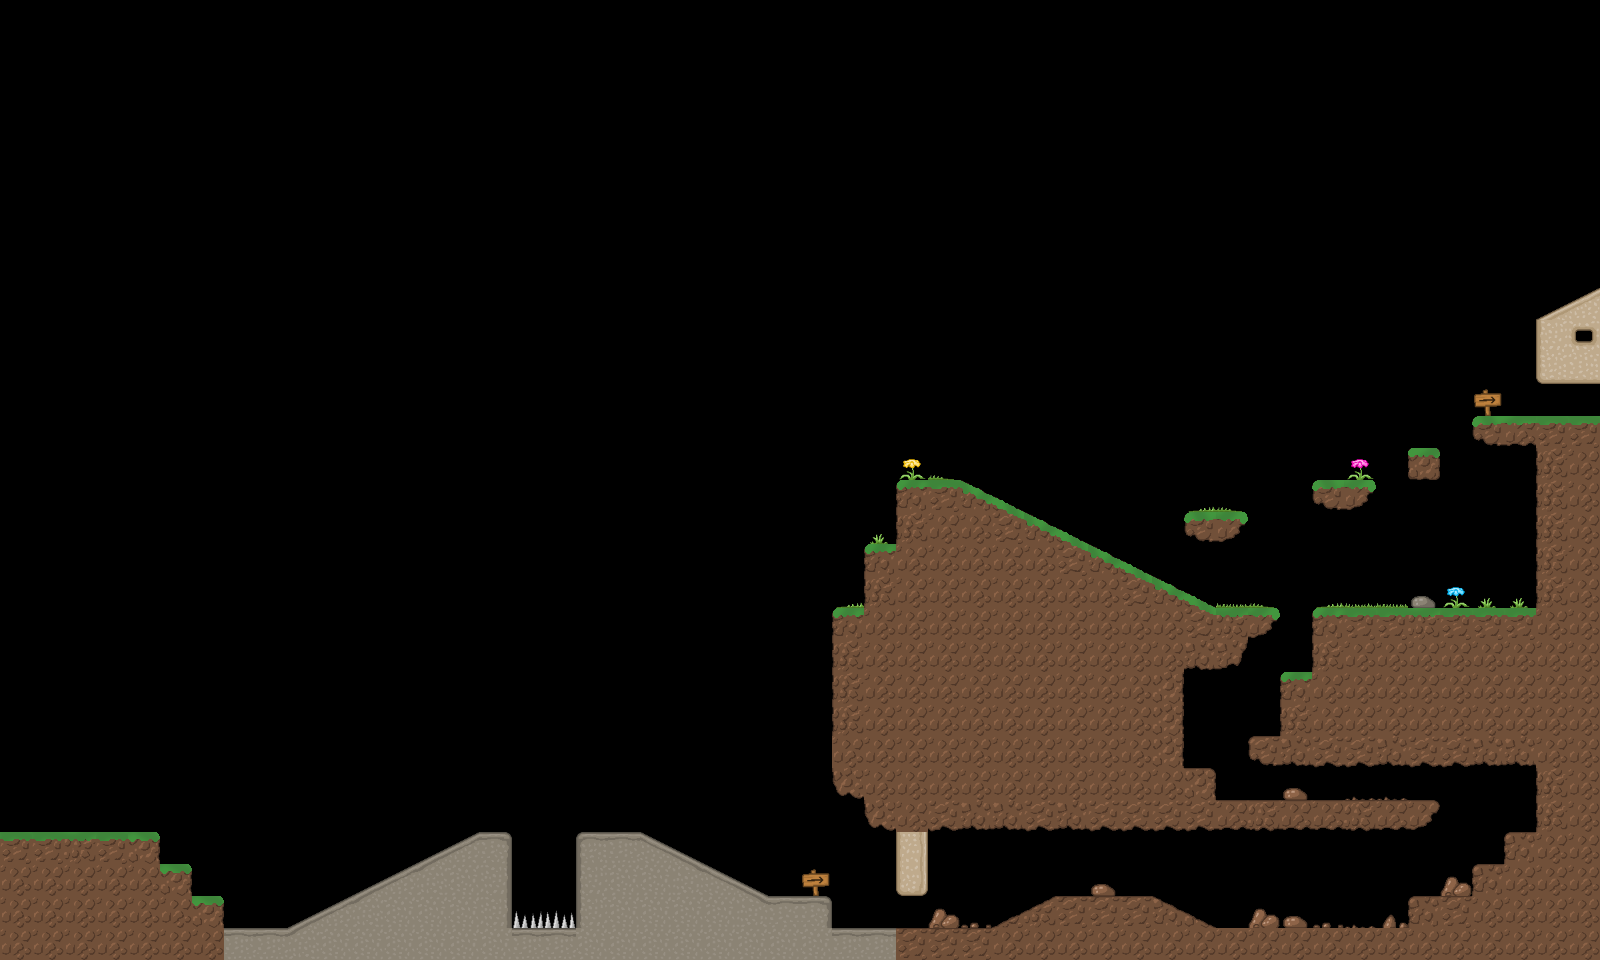

Below is a game level as drawn by its tile map, then a one-line description and the .tmx that defines it (tile-layer data replaced by summaries):
An orthogonal 50x30 tile map with 32x32 px tiles, 1 tile layer (Tile Layer 1), 2 tilesets and 45 objects (Damage, NextLevel).

<map version="1.0" orientation="orthogonal" renderorder="right-up" width="50" height="30" tilewidth="32" tileheight="32" nextobjectid="105">
 <tileset firstgid="1" name="MainTiles" tilewidth="32" tileheight="32">
  <image source="textures/tiles.png" width="512" height="512" />
 </tileset>
 <tileset firstgid="257" source="data/Entities.tsx" />
 <layer name="Tile Layer 1" width="50" height="30">
  <data>[1500 cells, 353 non-empty, 67 distinct tile ids]</data>
 </layer>
 <objectgroup name="entities">
  <object id="39" gid="257" x="32" y="832" />
  <object id="43" gid="273" x="768" y="896">
   <properties>
    <property name="channel" value="2" />
   </properties>
  </object>
  <object id="44" gid="273" x="224" y="928">
   <properties>
    <property name="channel" value="1" />
   </properties>
  </object>
  <object id="45" gid="258" x="128" y="832" />
  <object id="46" gid="258" x="608" y="832" />
  <object id="48" gid="259" x="928" y="480" />
  <object id="50" gid="265" x="448" y="704">
   <properties>
    <property name="inputA" value="1" />
    <property name="inputB" value="2" />
    <property name="output" value="3" />
   </properties>
  </object>
  <object id="61" gid="259" x="1216" y="928" />
  <object id="71" gid="269" x="896" y="928">
   <properties>
    <property name="channel" value="3" />
   </properties>
  </object>
  <object id="74" gid="258" x="608" y="800" />
  <object id="81" gid="269" x="1536" y="416">
   <properties>
    <property name="channel" value="4" />
   </properties>
  </object>
  <object id="82" gid="273" x="1504" y="608">
   <properties>
    <property name="channel" value="4" />
   </properties>
  </object>
 </objectgroup>
 <objectgroup name="physics">
  <object id="3" x="32" y="960">
   <polygon points="-32,0 864,0 864,-32 -32,-32" />
  </object>
  <object id="8" x="288" y="928">
   <polygon points="0,0 224,0 224,-96 192,-96" />
  </object>
  <object id="15" x="896" y="928">
   <polygon points="0,0 0,32 704,32 704,0" />
  </object>
  <object id="16" x="992" y="928">
   <polygon points="0,0 224,0 160,-32 64,-32" />
  </object>
  <object id="17" x="1408" y="896">
   <polygon points="0,0 0,32 128,32 128,0" />
  </object>
  <object id="18" x="1472" y="864">
   <polygon points="0,0 0,32 64,32 64,0" />
  </object>
  <object id="19" x="1504" y="832">
   <polygon points="0,0 0,32 32,32 32,0" />
  </object>
  <object id="20" x="1536" y="768">
   <polygon points="0,-320 0,160 64,160 64,-320" />
  </object>
  <object id="24" x="1184" y="768">
   <polygon points="0,0 0,32 32,32 32,0" />
  </object>
  <object id="27" x="1280" y="672">
   <polygon points="0,0 0,64 32,64 32,0" />
  </object>
  <object id="40" x="896" y="832">
   <polygon points="0,0 0,64 32,64 32,0" />
  </object>
  <object id="42" x="736" y="896">
   <polygon points="32,0 32,32 96,32 96,0" />
  </object>
  <object id="52" x="864" y="800">
   <polygon points="0,0 9,26 32,32 544,32 565,21 576,0" />
  </object>
  <object id="58" x="832" y="608">
   <polygon points="0,0 0,160 9,189 32,192 352,192 352,0" />
  </object>
  <object id="64" x="1184" y="608">
   <polygon points="0,0 0,32 64,32 84,24 96,0" />
  </object>
  <object id="65" x="1184" y="640">
   <polygon points="0,0 0,32 32,32 58,20 64,0" />
  </object>
  <object id="70" x="1248" y="736">
   <polygon points="0,0 2,22 32,32 64,32 64,0" />
  </object>
  <object id="72" x="576" y="832">
   <polygon points="0,0 0,96 192,96 192,64 64,0" />
  </object>
  <object id="90" x="0" y="832">
   <polygon points="0,0 0,96 160,96 160,0" />
  </object>
  <object id="91" x="160" y="864">
   <polygon points="0,0 0,64 32,64 32,0" />
  </object>
  <object id="92" x="192" y="896">
   <polygon points="0,0 0,32 32,32 32,0" />
  </object>
  <object id="94" x="896" y="480">
   <polygon points="0,0 0,128 320,128 64,0" />
  </object>
  <object id="95" x="864" y="544">
   <polygon points="0,0 0,64 32,64 32,0" />
  </object>
  <object id="96" x="1184" y="512">
   <polygon points="0,0 3,22 32,32 57,20 64,0" />
  </object>
  <object id="97" x="1312" y="480">
   <polygon points="0,0 4,20 32,32 56,21 64,0" />
  </object>
  <object id="98" x="1408" y="448">
   <polygon points="0,0 0,32 32,32 32,0" />
  </object>
  <object id="99" x="1472" y="416">
   <polygon points="0,0 2,22 32,32 128,32 128,0" />
  </object>
  <object id="101" x="1536" y="320">
   <polygon points="0,0 0,64 64,64 64,-32" />
  </object>
  <object id="103" x="1312" y="768">
   <polygon points="0,0 224,0 224,-160 32,-160 10,-159 1,-155" />
  </object>
 </objectgroup>
 <objectgroup name="zones">
  <object id="66" x="512" y="928" width="32" />
  <object id="75" x="512" y="928" width="32" />
  <object id="79" type="Damage" x="512" y="928">
   <properties>
    <property name="damageDelay" value="1" />
   </properties>
   <polygon points="0,0 64,0 62,-18 0,-16" />
  </object>
  <object id="85" type="NextLevel" x="1568" y="384">
   <properties>
    <property name="damageDelay" value="10" />
    <property name="level" value="Level 4" />
   </properties>
   <polygon points="16,0 16,34 32,32 32,0" />
  </object>
 </objectgroup>
</map>
